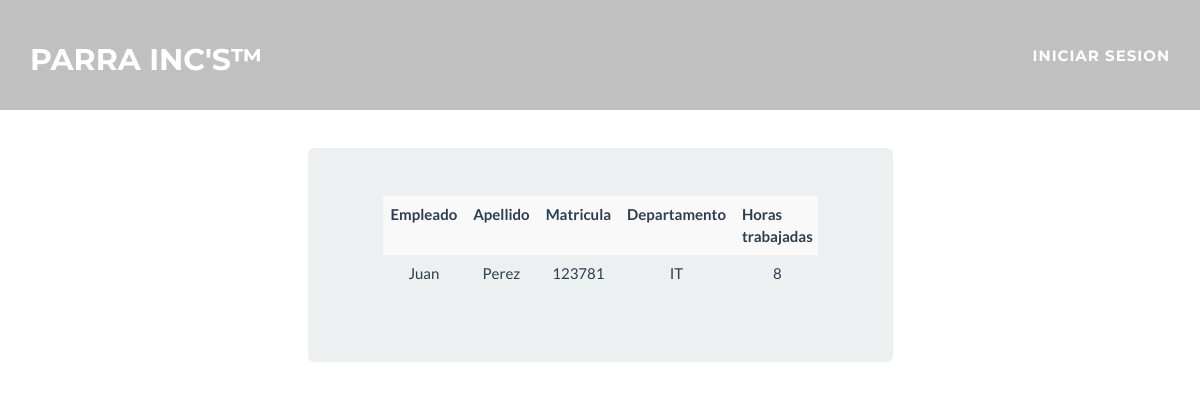
Before: /reportes_empleados/ with the older database file.
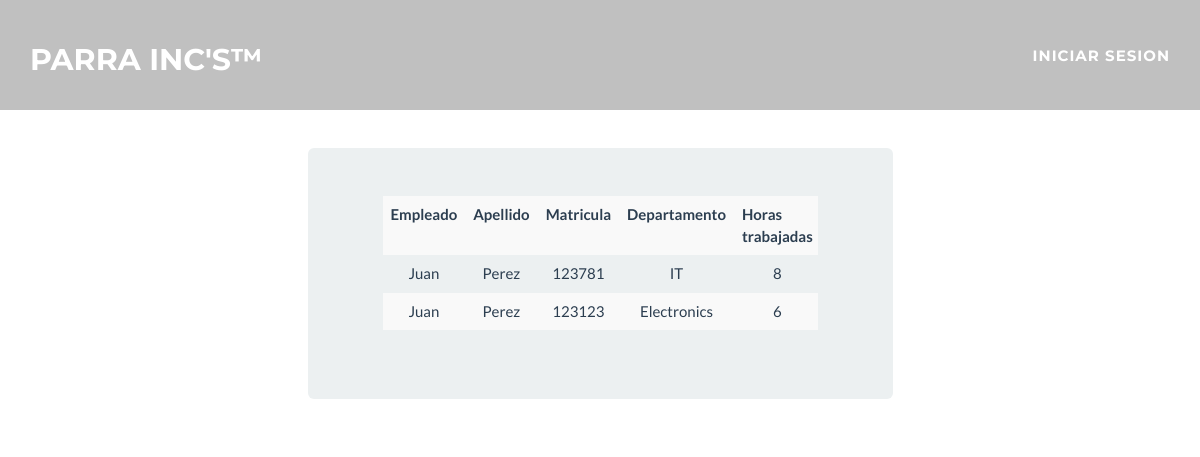
After: the same page with the newer database file.
### quizII_home/models.py (models this page shows)
class Employees(models.Model):
    employee_name = models.CharField(max_length=50)
    employee_last_name = models.CharField(max_length=50)
    employee_number = models.DecimalField(max_digits=6, decimal_places=0)
    employee_department = models.CharField(max_length=60, null=True, blank=True)
    employee_work_hours = models.IntegerField()
    employee_wages = models.DecimalField(max_digits=8, decimal_places=2)
    publish_date = models.DateTimeField(auto_now_add=True, auto_now=False)

### quizII_home/views.py (the view)
# urls.py: url(r'^reportes_empleados/$',report_employee.as_view(), name = 'report_employee_view'),
class report_employee(ListView):
	template_name = 'blog/report_employee.html'
	model = Employees

### templates/blog/report_employee.html (shortened to what this page needs)
{% extends 'base.html'%}
{% load staticfiles %}
{% block page_title %}
  <div class="container-fluid">
    <h4 class="h4" style="text-align: center;">Empleados.</h4>
  </div>
  <div class="container-fluid">
  </div>
{% endblock %}
{% block content %}
<html>
<link href = "{% static 'bootstrap/css/bootstrap.min.css'%}" rel="stylesheet" media = "screen">
<div class="container-fluid bg-1 text-center">
<body>
	<div class ="table-responsive">
		<table class="table table-striped">
			<tr>
				<th>Empleado</th>
				<th>Apellido</th>
				<th>Matricula</th>
				<th>Departamento</th>
        <th>Horas trabajadas</th>
			</tr>
			{% for item in object_list %}
			<tr>
				<td>{{item.employee_name | capfirst}}</td>
				<td>{{item.employee_last_name | capfirst}}</td>
				<td>{{item.employee_number | capfirst}}</td>
        <td>{{item.employee_department | capfirst}}</td>
        <td>{{item.employee_work_hours | capfirst}}</td>
			</tr>
			{% endfor %}
		</table>
	</div>
	</div>
</body>
</html>
{% endblock %}

### templates/base.html (shortened to what this page needs)
{% load staticfiles %}
<!DOCTYPE html>
<html lang="en">
<head>
    <link href="{% static 'css/bootstrap.min.css' %}" rel="stylesheet">
    <link href="{% static 'css/freelancer.css' %}" rel="stylesheet">
    <link href="{% static 'font-awesome/css/font-awesome.min.css' %}" rel="stylesheet" type="text/css">
</head>
<body id="page-top" class="index">
    <nav class="navbar navbar-default navbar-fixed-top" style= "background-color: #C0C0C0">
        <div class="container" style= "background-color: #C0C0C0">
            <div class="navbar-header page-scroll" style= "background-color: #C0C0C0">
        <a class="navbar-brand" href="/home">Parra INC's&trade;</a>
      </div>
          {% if user.is_authenticated %}
                <ul class="nav navbar-nav navbar-right">
                  <p class="navbar-text"><a class="glyphicon glyphicon-user colorglyphi"></a>&nbsp;&nbsp;&nbsp;Hola {{user.username|capfirst}}!</p>
                  {% if user.provider %}
                  <p>asd</p>
                  {% endif %}
                      <li><a href="/agregar_empleado">Agregar empleado</a></li>
                      <li><a href="/logout">Cerrar sesion</a></li>
                </ul>
          {% else %}
                <ul class="nav navbar-nav navbar-right">
                      <li><a href="/login">Iniciar Sesion</a></li>
                </ul>
          {% endif %}
      </div>
  </nav>
  <div style="padding-top: 60pt;">
    {% block page_title %}{% endblock %}
  </div>
  <div class="container-fluid">
    <div class="jumbotron col-sm-8 col-sm-push-2 col-md-6 col-md-push-3">
      {% block content %}
      {% endblock %}
</body>
</html>

### static/css/freelancer.css (style rules this page uses)
body { overflow-x: hidden; }
a, a:hover, a:focus, a:active, a.active { outline: 0; color: #18bc9c; }
h1, h2, h3, h4, h5, h6 { text-transform: uppercase; font-family: Montserrat,"Helvetica Neue",Helvetica,Arial,sans-serif; font-weight: 700; }
@media (min-width:768px) { .navbar-fixed-top { padding: 25px 0; -webkit-transition: padding .3s; -moz-transition: padding .3s; transition: padding .3s; } }
@media (min-width:768px) { .navbar-fixed-top .navbar-brand { font-size: 2em; -webkit-transition: all .3s; -moz-transition: all .3s; transition: all .3s; } }
.navbar { text-transform: uppercase; font-family: Montserrat,"Helvetica Neue",Helvetica,Arial,sans-serif; font-weight: 700; }
.navbar .navbar-nav { letter-spacing: 1px; }
.navbar-default, .navbar-inverse { border: 0; }

Changed rows visible on the page:
added Employees: employee_name "Juan", employee_last_name "Perez", employee_number "123123", employee_department "Electronics", employee_work_hours "6"
